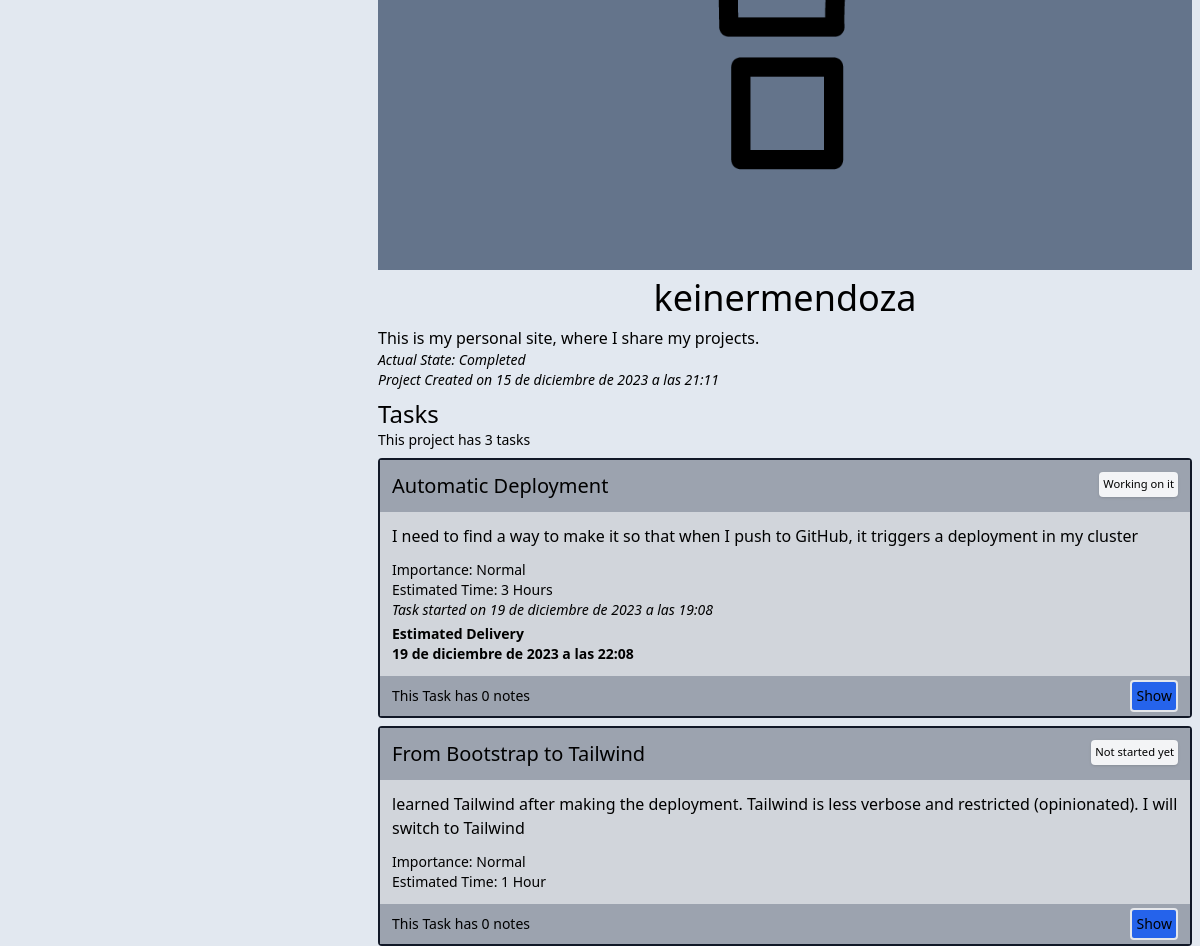
The page /project/4/ (middle part) on the database as committed earlier.
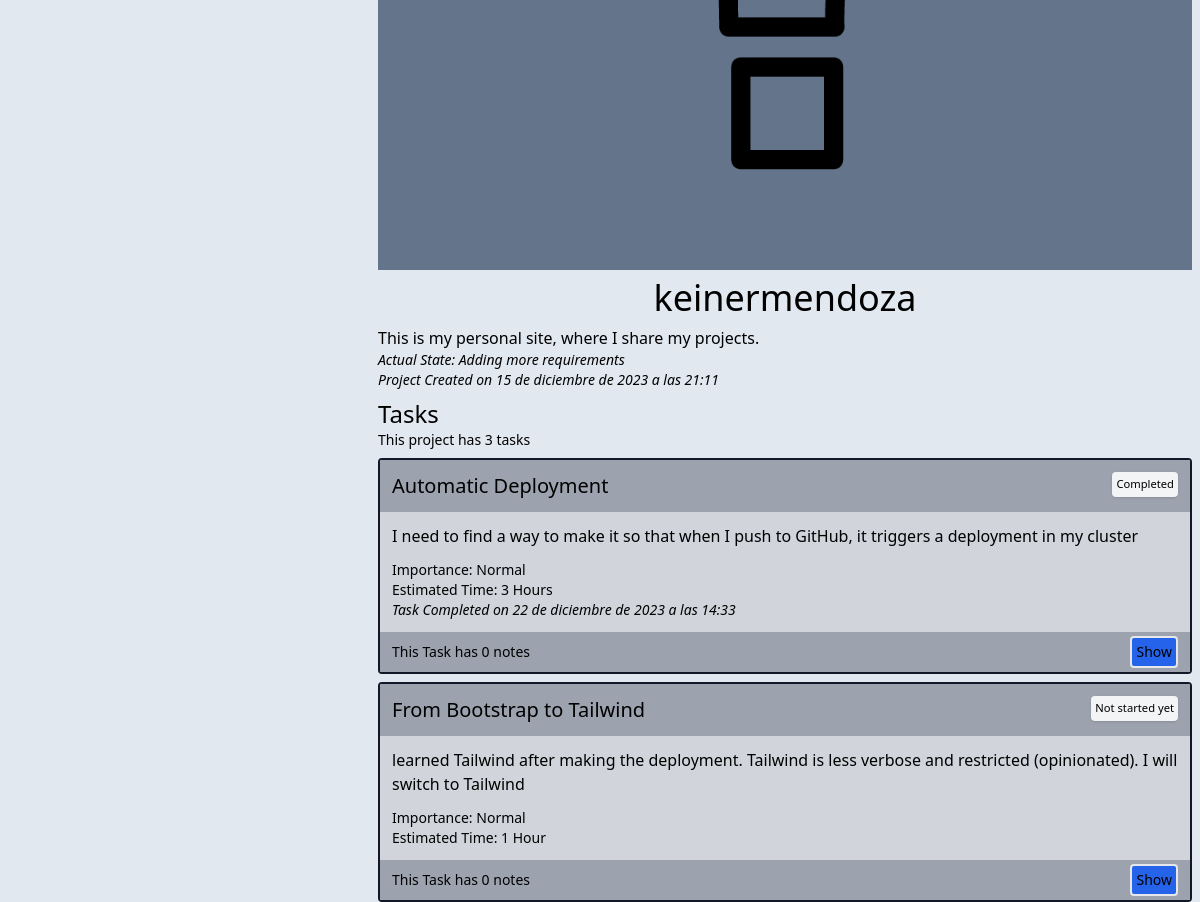
The same page on the database as committed later.
### progress/models.py (models this page shows, shortened)
class Project(models.Model):
    class Importance(models.IntegerChoices):
        LOW = (1, 'Low')
        INTERESTIG = (2, 'Interesting')
        NORMAL = (3, 'Normal')
        IMPORTANT = (4, 'Importat')
        URGENT = (5, 'Urgent')
    class Status(models.IntegerChoices):
        IDEA = (1, 'Proccessing the requirements')
        DESING = (2, 'Desiging the user interaction')
        DEVELOPING = (3, 'Developing first version')
        IMPLEMENTIG = (4, 'Deploying first version')
        ITERATING = (5, 'Adding more requirements')
        COMPLETED = (6, 'Completed')
    name = models.CharField(max_length=120)
    description = models.TextField()
    importance = models.IntegerField(choices=Importance.choices, default=Importance.NORMAL)
    status = models.IntegerField(choices=Status.choices, default=Status.IDEA)
    image = models.FileField(upload_to='projects', null=True, blank=True)
    user = models.ForeignKey(User, related_name="projects", on_delete=models.CASCADE, null=True)
    created = models.DateTimeField(auto_now_add=True)
    updated = models.DateTimeField(auto_now=True)
    public = models.BooleanField(default=True)
    class Meta:
        ordering = ['-importance', '-status', '-created']
        indexes = [models.Index(
            fields=['-importance', '-status', '-created']
        )]

class Task(models.Model):
    class Importance(models.IntegerChoices):
        LOW = (1, 'Low')
        NORMAL = (2, 'Normal')
        IMPORTANT = (3, 'Importat')
        URGENT = (4, 'Urgent')
    class Status(models.IntegerChoices):
        PENDING = (1, 'Not started yet')
        WORKING = (2, 'Working on it')
        WAITING = (3, 'Waiting feed back')
        COMPLETED = (4, 'Completed')
    class UnitTime(models.TextChoices):
        HOUR = ('H', 'Hour')
        DAY = ('D', 'Day')
    name = models.CharField(max_length=120)
    description = models.TextField(blank=True)
    status = models.IntegerField(choices=Status.choices, default=Status.PENDING)
    importance = models.IntegerField(choices=Importance.choices, default=Importance.NORMAL)
    estimated_time = models.PositiveIntegerField(null=True)
    esitmated_unit_time = models.CharField(max_length=1, choices=UnitTime.choices,
                                           default=UnitTime.HOUR)
    started = models.DateTimeField(null=True, blank=True)
    completed = models.DateTimeField(null=True, blank=True)
    project = models.ForeignKey(Project, on_delete=models.CASCADE, related_name="tasks")
    created = models.DateTimeField(auto_now_add=True)
    updated = models.DateTimeField(auto_now=True)
    __original_status = None
    def __init__(self, *args, **kwargs):
        super().__init__(*args, **kwargs)
        self.__original_status = self.status
    @property
    def get_time_to_finish(self):
        if not self.started or not self.estimated_time or not self.esitmated_unit_time:
            return None
        if self.started and self.completed:
            return None
        if self.esitmated_unit_time == self.UnitTime.HOUR:
            estimated_finish = self.started + timedelta(hours=self.estimated_time)
        else:
            estimated_finish = self.started + timedelta(days=self.estimated_time)
        return estimated_finish.astimezone(tz.get_current_timezone())
    class Meta:
        ordering = ['-created', '-importance', '-status',]
        indexes = [models.Index(
            fields=['-created', '-importance', '-status']
        )]

### progress/views.py (the view)
# urls.py: path('project/<int:project_id>/', views.project_detail, name="project_detail"),
def project_detail(request, project_id):
    project = get_object_or_404(Project, id=project_id)
    if project.public:
        pass
    else:
        if not request.user.is_authenticated or request.user != project.user:
            return HttpResponseForbidden
    return render(request, "progress/project_detail.html", {'project':project, 'active_section':''})

### progress/templatetags/concatenate.py (called while the page is built)
@register.filter
def addstr(arg1, arg2):
    return str(arg1) + str(arg2)

### progress/templates/progress/project_detail.html (shortened to what this page needs)
{% extends 'progress/base.html' %}
{% load static %}
{% block main %}
<div class="grid -mt-6">
<figure class=" bg-gray-500 mx-auto w-full">
    {% if project.image %}
        <img class="w-full max-w-4xl mx-auto" src="{{project.image.url}}" alt="{{project.name}}">
    {% else %}
        <img class="w-full max-w-4xl mx-auto bg-slate-500" src="{% static 'progress/img/notImageProvided.png'  %}" alt="{{project.name}}">
    {% endif %}
</figure>
<h1 class="text-4xl text-center mt-2">{{project.name}}</h1>
    <div class="my-2">
        <p>{{project.description}}</p>
        <p class="italic text-sm">Actual State: {{project.get_status_display}}</p>
        <p class="italic text-sm">Project Created on {{project.created}}</p>
    </div>
    <section>
        {% with task_count=project.tasks.count %}
        <h2 class="text-2xl">Task{{task_count | pluralize}}</h2>
        <p class="text-sm">This project has {{task_count}} task{{task_count| pluralize}}</p>
        {% endwith %}
        {% for task in project.tasks.all %}
        <article class="my-2 bg-gray-300 border-solid border-gray-900 border-2 rounded ">
            <h3 class="p-3 flex gap-3 justify-between bg-gray-400">
                <span class="grid place-content-center text-xl">{{task.name}}</span>
                <span class="p-1 shadow rounded bg-gray-100 grid place-self-start text-[0.7em] text-center">{{task.get_status_display}}</span>
            </h3>
            <div class="px-3">
                <p class="my-3">{{task.description}}</p>
                <div class="my-3 text-sm">
                    <p class="">Importance: {{task.get_importance_display}}</p>
                    {% with estimated=task.estimated_time %}
                    <p class="">Estimated Time: {{estimated}} {{task.get_esitmated_unit_time_display}}{{estimated|pluralize}}</p>
                    {% endwith %}
                {% if  task.started and not task.completed %}
                    <p class="italic ">Task started on {{task.started}}</p>
                    <p class="mt-1 font-semibold">Estimated Delivery <br>{{task.get_time_to_finish}}</p>
                {% elif task.started and task.completed %}
                    <p class="italic ">Task Completed on {{task.completed}}</p>
                {% endif %}
                </div>
            </div>
            <h3 class="px-3 py-1 text-sm flex gap-3 justify-between bg-gray-400">
                {% with note_count=task.task_notes.count %}
                <span class="grid place-content-center">This Task has {{note_count}} note{{note_count | pluralize}}</span>
                <span class="p-1 border-solid border-2 rounded bg-blue-600 cursor-pointer text-center">Show</span>
                {% endwith %}
            </h3>
        </article>
        {% endfor %}
    </section>
</div>
{% endblock main %}

Rows that differ between the two databases and show on the page:
changed Project "keinermendoza": status "Completed" → "Adding more requirements"
changed Task "Automatic Deployment": status "Working on it" → "Completed"; completed (not shown) → "22 de diciembre de 2023 a las 14:33"; started "19 de diciembre de 2023 a las 19:08" → (not shown); get_time_to_finish "19 de diciembre de 2023 a las 22:08" → (not shown); started "Task started on Estimated Delivery" → "Task Completed on"
